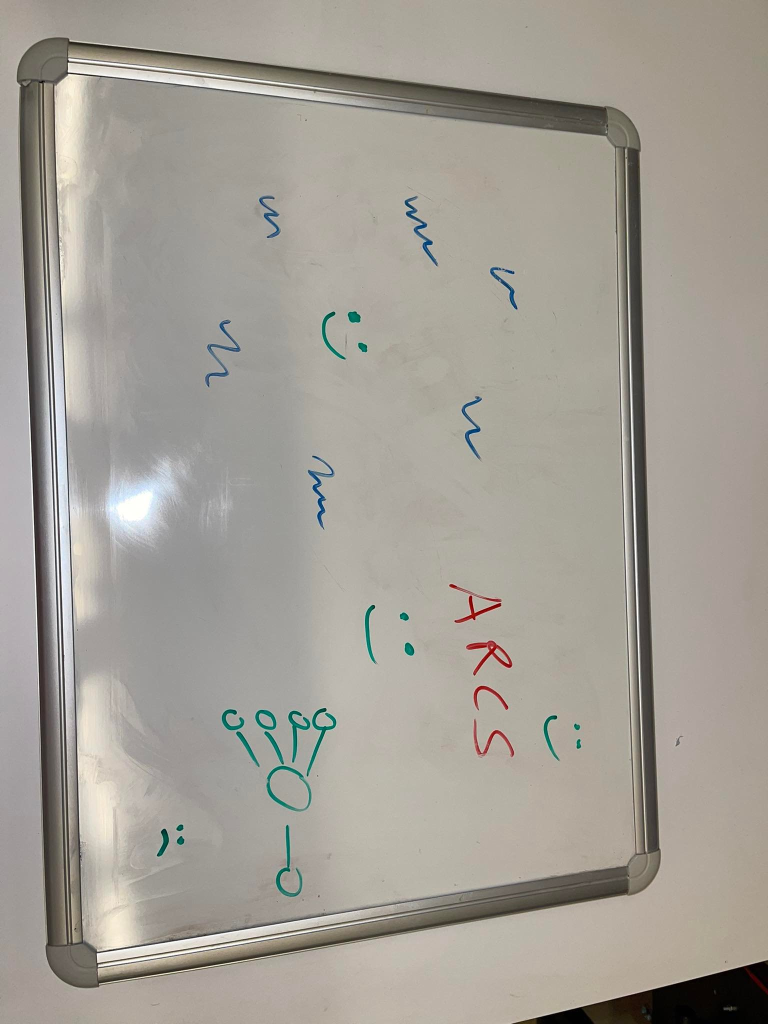
//> input picture whiteboard_recognition/322915141_1210091463221811_7344717193191901619_n.jpg, 1536 x 2048 px (shown at 1/2 size)
$ ./whiteboard_recognition   (built with g++ and OpenCV 4)
//> lines starting //> are read from the running program, lines starting //| are printed output that depends on the picture
/*

Title: Algorithm that performs closing until we reach a plateau in our homogenity metric

Explanation:
- We want to perform closing on the image to be able to obtain a smooth surface for the
whiteboard (remove writing etc)
- What we do is performing closing
- Then blurring the closed image, compute the sum of absolute difference between
the closed image and the blurred closed image --> this is our non-homogenity metric
- Continue (increase the kernel of the closing operation)until the (non-homogenity metric at
time t+1)/(non-homogenity metric at time t)>threshold, with threshold being e.g. 0.7
(this will mean that the non-homogenity does not increase that much)

- Note that the non-homogenity metric decreases as the algorithm continue (because the
homogenity increases)

- Note that as a first preprocessing step, we apply median blur to be able to remove the "salt and
pepper noise". We consider writing to be this kind of noise because they are high frequency
and low size in space compared to other object in the image

Assumptions:
- We make the hypothesis that we are close to the whiteboard,
and that it occupies most of the image
- We make the hypothesis as the writing on the whiteboard are
smaller in size in the image frame compared to other object
on the image. So when doing closing they will disappear before the objects


P.S. : DOING IT WITH MEDIAN BLURRING INSTEAD OF CLOSING SEAMS BETTER
P.S.2 : AS A HOMOGENEOUS METRIC, FFT CAN ALSO BE CONSIDERED

*/


#include <opencv2/core.hpp>
#include <opencv2/videoio.hpp>
#include <opencv2/highgui.hpp>
#include <opencv2/imgcodecs.hpp>
#include "opencv2/imgproc.hpp"
#include "opencv2/features2d.hpp"
#include <cmath>
#include <iostream>
#include <stdio.h>

using namespace cv;
using namespace std;

cv::Mat adaptive_median_filtering(Mat image)
{
  //define the matrix we will need
  cv::Mat src, sum, squared_diff, image_blurred, absolute_diff, closed_image, closed_image_blurred;

  //Blur the image with 3x3 Gaussian kernel
  GaussianBlur(image, image_blurred, Size(11, 11), 0);
  //compute pixel wise absolute diff between image and blurred one
  absdiff(image, image_blurred, absolute_diff);
  //squared diff
  squared_diff = absolute_diff.mul(absolute_diff);
  //compute sum
  double sum_absolute_diff_initial = cv::sum(cv::sum(squared_diff))[0];
  std::cout << "initial loss: " << sum_absolute_diff_initial << "\n";
  //create an array of 2 elements: previous loss, current loss
  double loss_array [2];
  //previous loss at the beginning: initial loss
  loss_array[0] = sum_absolute_diff_initial;
  //loop for different kernel size (i) until we reach a plateau (minimum)
  //in term of loss (non-homogenity)
  for(int i=0; i<=50; i++){
    //closing operation
    // morphologyEx(image, closed_image, MORPH_CLOSE,getStructuringElement(MORPH_RECT,Size(2*i+1,2*i+1)));
    medianBlur(image,closed_image,2*i+1);
    //Blur the closed image with 3x3 Gaussian kernel
    GaussianBlur(closed_image, closed_image_blurred, Size(11, 11), 0);
    //compute pixel wise absolute diff between image and blurred one
    absdiff(closed_image, closed_image_blurred, absolute_diff);
     //squared diff
    squared_diff = absolute_diff.mul(absolute_diff);
    //compute sum
    double sum_absolute_diff = cv::sum(cv::sum(squared_diff))[0];
    std::cout << "loss of the closed image: " <<sum_absolute_diff << "\n";
    //add this loss as current loss
    loss_array[1] = sum_absolute_diff;
    //compute ratio between current loss and previous loss
    double ratio = loss_array[1] / loss_array[0];
    std::cout << "loss improvement is: " << 1/ratio << "\n";
    //if this ratio is higher than 0.8, this means that we don't improve a lot
    //this threshold is user-defined
      if(i>0 and ratio > 0.93){
      std::cout << "Loss plateau reached !" << "\n";
      std::cout<< "Final 'i' is:" << i << "\n" << "Final kernel size is then:" << 2*i+1 << "\n";
      imwrite("test.jpg", closed_image); // A JPG FILE IS BEING SAVED
      namedWindow("final closed image", WINDOW_NORMAL);
      cv::resizeWindow("final closed image", 300, 300);
      imshow("final closed image",closed_image);
      waitKey();
      break;
    }
    //if ratio threshold not reached, add this loss as previous loss
    loss_array[0] = sum_absolute_diff;
  }
  return closed_image;
}

// [148 lines left out: functions segment_otsu, detect_contour, not called in this run]

//create struc to store point and corresponding value (to look at the max later)
struct Point_with_diff {
  int x1;
  int y1;
  int x2;
  int y2;
  float difference;

};


void histogram_change_detect(cv::Mat image, int direction, struct Point_with_diff *point_with_diff_array)
{


    // Convert to grayscale
    Mat gray;
    cvtColor(image, gray, COLOR_BGR2GRAY);

    // Set initial mask position to center of image
    int maskX = gray.cols / 2;
    int maskY = gray.rows / 2;
    int maskWidth = 25;
    int maskHeight = 25;

    // Set threshold for histogram difference
    float threshold = 0.80;
    float range[] = { 0, 255 };
    const float* histRange = { range };

    // Initialize histograms
    Mat currentHist, nextHist;
    int channels[] = { 0 };

    // Set step size for moving mask
    int step = maskWidth;
    int i = 0;
    int nextX,nextY;


    // //create array to store Point_with_diff
    // static Point_with_diff point_with_diff_array [100];


    // Move mask in different directions
    while (true) {


        // Get current masked image
        Rect roi(maskX, maskY, maskWidth, maskHeight);
        if (roi.x < 0) roi.x = 0;
        if (roi.y < 0) roi.y = 0;
        if (roi.x + roi.width > gray.cols) roi.width = gray.cols - roi.x;
        if (roi.y + roi.height > gray.rows) roi.height = gray.rows - roi.y;
        Mat currentMask(gray, roi);

        // Calculate histogram of current masked image
        calcHist( &currentMask, 1, channels, Mat(), currentHist, 1, &maskWidth, &histRange);
        if(direction == 0){
          //go up right
            nextX = maskX;
            nextY = maskY;
            nextX += step;
            nextY += step;
        }

        else if (direction== 1) {
          //go up left
            nextX = maskX;
            nextY = maskY;
            nextX -= step;
            nextY += step;
        }


        else if (direction== 2) {
          //go down right
            nextX = maskX;
            nextY = maskY;
            nextX += step;
            nextY -= step;
        }

        else if(direction == 3){
          //go down left
            nextX = maskX;
            nextY = maskY;
            nextX -= step;
            nextY -= step;
        }


        if(nextY > gray.rows or nextX > gray.cols ){
            cout<<"Whiteboard not detected"<<endl;
            break;
        }


        // Get next masked image
        Rect roiNext(nextX, nextY, maskWidth, maskHeight);
        if (roiNext.x < 0) roiNext.x = 0;
        if (roiNext.y < 0) roiNext.y = 0;
        if (roiNext.x + roiNext.width > gray.cols) roiNext.width = gray.cols - roiNext.x;
        if (roiNext.y + roiNext.height > gray.rows) roiNext.height = gray.rows - roiNext.y;
        Mat nextMask(gray, roiNext);
        imshow("next",nextMask);
        waitKey();
        // Calculate histogram of next masked image
        calcHist( &nextMask, 1, channels, Mat(), nextHist, 1, &maskWidth, &histRange,HISTCMP_INTERSECT);
        // Compare histograms
        double histDiff = compareHist(currentHist, nextHist, HISTCMP_BHATTACHARYYA);

        cout << histDiff << "\n";
           std::cout.flush();

        // If histogram difference is above threshold, consider it an edge
        if (histDiff > threshold and histDiff < 2*threshold and i>1) {
            // Draw line on image
            line(image, Point(maskX, maskY), Point(nextX, nextY), Scalar(0, 255, 0), 2);

            //store in array
            point_with_diff_array[i].x1 = maskX;
            point_with_diff_array[i].y1 = maskY;
            point_with_diff_array[i].x2 = nextX;
            point_with_diff_array[i].y2 = nextY;
            point_with_diff_array[i].difference = histDiff;


            break;
        }

        //store in array
        point_with_diff_array[i].x1 = maskX;
        point_with_diff_array[i].y1 = maskY;
        point_with_diff_array[i].x2 = nextX;
        point_with_diff_array[i].y2 = nextY;
        point_with_diff_array[i].difference = histDiff;

        cout << "value is " << point_with_diff_array[i].x1 << "\n";
        // Update mask position
        maskX = nextX;
        maskY = nextY;
        i = i+1;
    }

    // Show image with lines
    namedWindow("Edges", WINDOW_NORMAL);
    cv::resizeWindow("Edges", 300, 300);
    imshow("Edges", image);
    waitKey();


}

// [20 lines left out: function find_max_index, not called in this run]


int main( int argc, char** argv )
{
    const char* window_name = "Region Growing";
    namedWindow( window_name, WINDOW_NORMAL );
    cv::resizeWindow(window_name, 300, 300);

    //read image
    Mat input = imread("../322915141_1210091463221811_7344717193191901619_n.jpg",IMREAD_COLOR);
//> input is the input picture: 2048 rows x 1536 cols, CV_8UC3; mean B, G, R 150.1, 158.6, 163.3

    // Get the size of the image
    int rows = input.rows;
    int cols = input.cols;

    Mat image;

     // Resize the image
    resize(input, image, Size(cols/2,rows/2),0,0,INTER_LINEAR);


    cv::Mat closed_image = adaptive_median_filtering(image);
//> in adaptive_median_filtering, `squared_diff = absolute_diff.mul(absolute_diff);`:
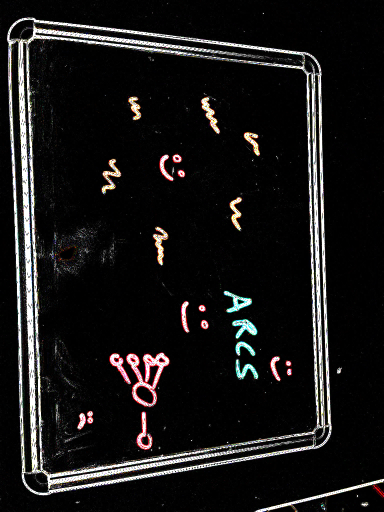
//> squared_diff: 1024 rows x 768 cols, CV_8UC3 (shown at 1/2 size); mean B, G, R 22.8, 23.2, 24.2
//> in adaptive_median_filtering, `double sum_absolute_diff_initial = cv::sum(cv::sum(squared_diff))[0];`: sum_absolute_diff_initial = 55192251
//| initial loss: 5.51923e+07
//> in adaptive_median_filtering, `loss_array[0] = sum_absolute_diff_initial;`: loss_array = [55192251, 0]
//> the loop in adaptive_median_filtering, `for(int i=0; i<=50; i++)` made 8 passes
//> (sum_absolute_diff, ratio) on passes 1 to 8: (55192251, 1), (48594466, 0.88), (36362059, 0.748), (29568325, 0.813), (22025845, 0.745), (18546299, 0.842), (16390758, 0.884), (15264544, 0.931)
//> (printed output is left out)
//> after the loop in adaptive_median_filtering, `for(int i=0; i<=50; i++)`:
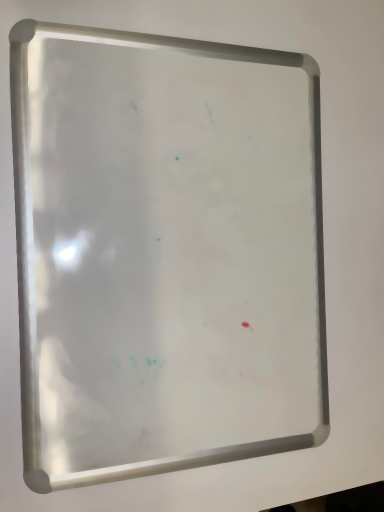
//> closed_image: 1024 rows x 768 cols, CV_8UC3 (shown at 1/2 size); mean B, G, R 151.2, 159.8, 164.9
//> after the loop in adaptive_median_filtering, `for(int i=0; i<=50; i++)`:
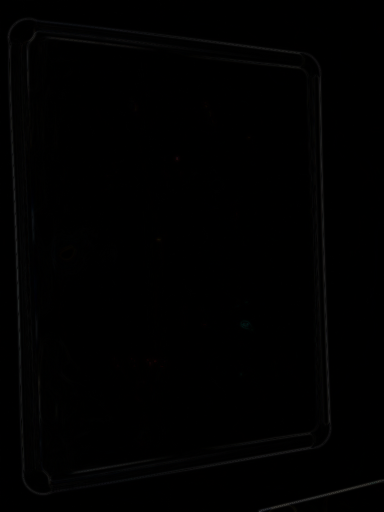
//> absolute_diff: 1024 rows x 768 cols, CV_8UC3 (shown at 1/2 size); mean B, G, R 0.8, 0.8, 0.8
//> after the loop in adaptive_median_filtering, `for(int i=0; i<=50; i++)`:
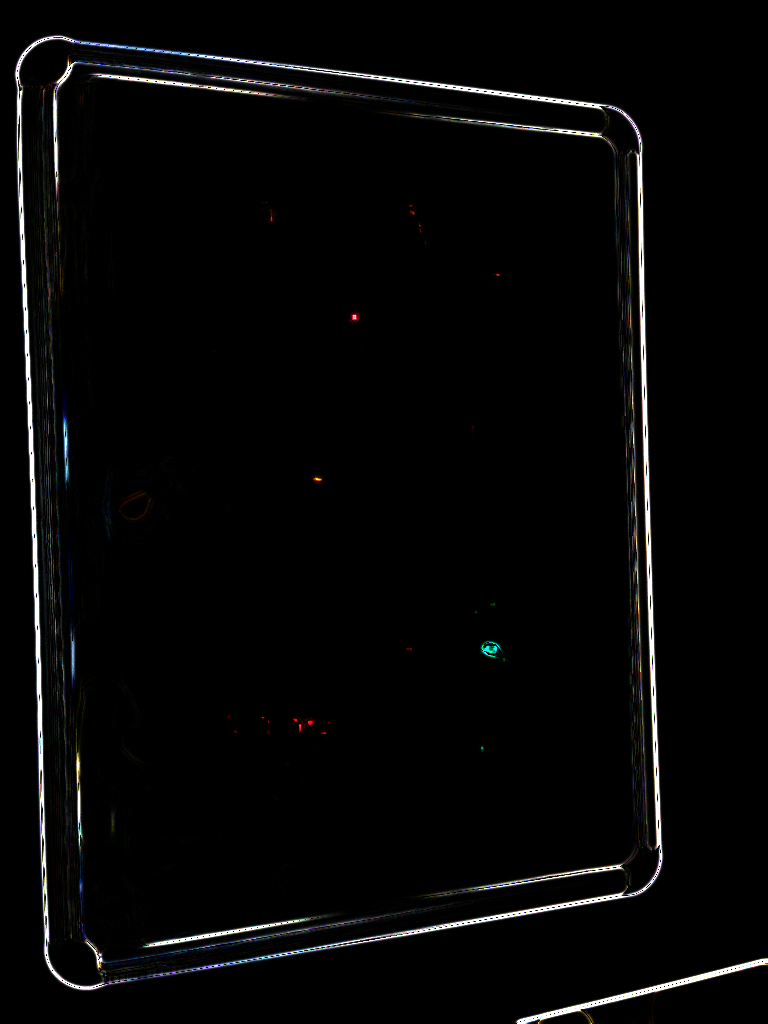
//> squared_diff: 1024 rows x 768 cols, CV_8UC3; mean B, G, R 6.5, 6.4, 6.4

   //find up
   struct Point_with_diff up_array[100];
   histogram_change_detect(closed_image,0, up_array);
//> in histogram_change_detect, `calcHist( &currentMask, 1, channels, Mat(), currentHist, 1, &maskWidth..`: currentHist = 25 values, max 625 at index 16, min 0 at index 0, mean 25
//> in histogram_change_detect, `calcHist( &nextMask, 1, channels, Mat(), nextHist, 1, &maskWidth, &his..`: nextHist has the same summary as currentHist
//> in histogram_change_detect, `double histDiff = compareHist(currentHist, nextHist, HISTCMP_BHATTACHA..`: histDiff = 0
//| 0
//| value is 384
   int max_index = find_max_index(up_array);
   cout << "val is" <<  up_array[max_index].difference << "stop";
   // Draw line on image
   line(image, Point(up_array[max_index].x1, up_array[max_index].y1), Point(up_array[max_index].x2, up_array[max_index].y2), Scalar(0, 255, 0), 2);
   imshow(window_name,image);
   waitKey();

   //find down
   struct Point_with_diff down_array[100];
   histogram_change_detect(closed_image,1, down_array);
   int max_index_down = find_max_index(down_array);
   // Draw line on image
   line(image, Point(down_array[max_index_down].x1, down_array[max_index_down].y1), Point(down_array[max_index_down].x2, down_array[max_index_down].y2), Scalar(0, 255, 0), 2);
   imshow(window_name,image);
   waitKey();

   //find right
   struct Point_with_diff right_array[100];
   histogram_change_detect(closed_image,2, right_array);

   //find left
   struct Point_with_diff left_array[100];
   histogram_change_detect(closed_image,3, left_array);


}

$ run again, with whiteboard_recognition/322937161_1535751126914958_2460703281794093090_n.jpg copied over whiteboard_recognition/322915141_1210091463221811_7344717193191901619_n.jpg
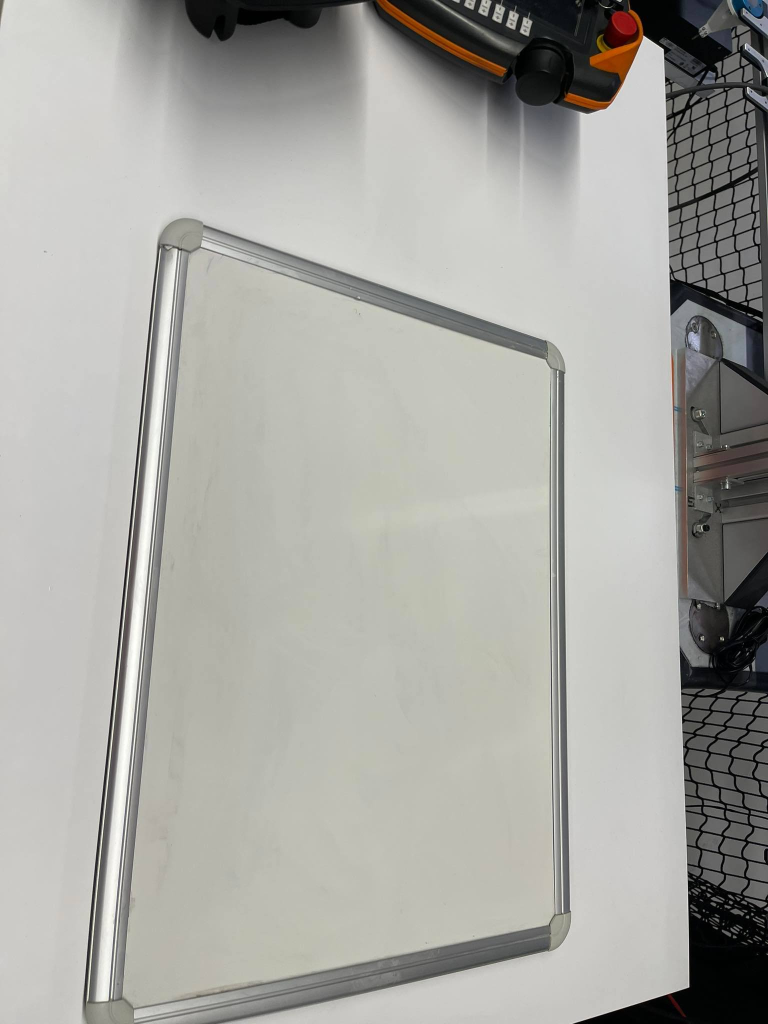
//> input picture whiteboard_recognition/322937161_1535751126914958_2460703281794093090_n.jpg, 1536 x 2048 px (shown at 1/2 size)
//> input is the input picture: 2048 rows x 1536 cols, CV_8UC3; mean B, G, R 162.6, 167.5, 167.7
//> sum_absolute_diff_initial = 66945639
//| initial loss: 6.69456e+07
//> loss_array = [66945639, 0]
//> the loop in adaptive_median_filtering, `for(int i=0; i<=50; i++)` made 9 passes
//> (sum_absolute_diff, ratio) on passes 1 to 8: (66945639, 1), (57835858, 0.864), (40755108, 0.705), (34506480, 0.847), (29725475, 0.861), (26076891, 0.877), (23149891, 0.888), (21191608, 0.915)
//> (printed output is left out)
//> after the loop in adaptive_median_filtering, `for(int i=0; i<=50; i++)`:
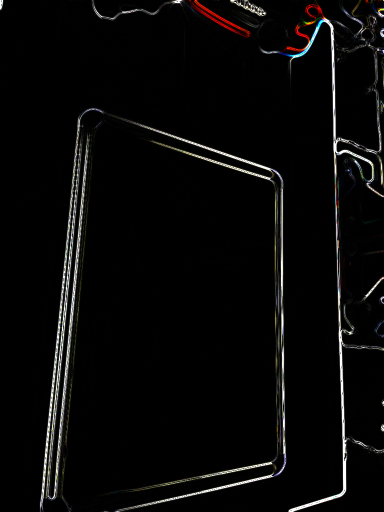
//> squared_diff: 1024 rows x 768 cols, CV_8UC3 (shown at 1/2 size); mean B, G, R 8.1, 8.4, 8.8
//> in histogram_change_detect, `Mat currentMask(gray, roi);`:
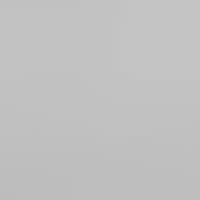
//> currentMask: 25 rows x 25 cols, CV_8UC1 (shown 8 times larger); min 188, max 196, mean 192.8
//> currentHist = 25 values, max 354 at index 18, min 0 at index 0, mean 25
//> nextHist = 25 values, max 625 at index 18, min 0 at index 0, mean 25
//> histDiff = 0.497
//| 0.497398
//| value is 384
